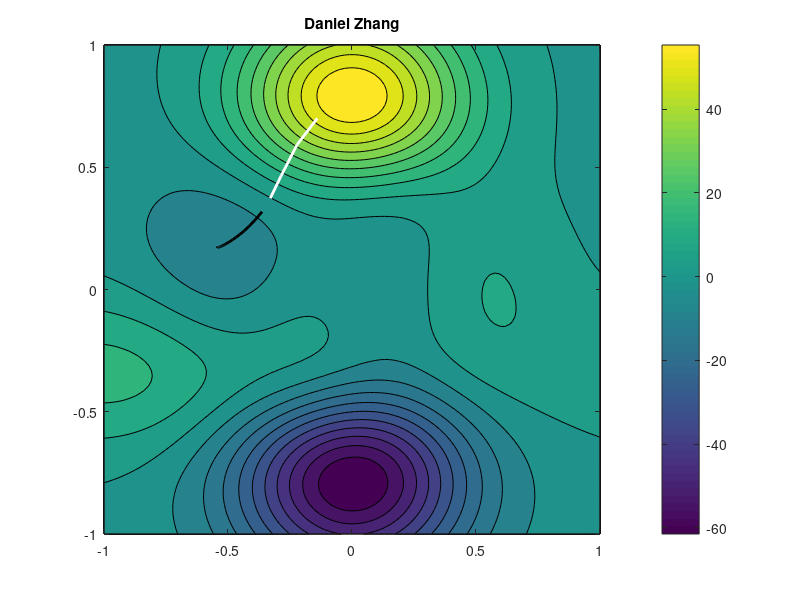

This chart was generated by the following MATLAB code:
clear; clc;

x = linspace(-1, 1, 100);
y = linspace(-1, 1, 100);
[X, Y] = meshgrid(x, y);

u = @(x, y) 3*(1-3*x).^2.*exp(-x.^2 - (3*y+1).^2) ...
    - 10*(3*x/5 - 27*x.^3 - 243*y.^5).*exp(-5*x.^2-4*y.^2) ...
    - 1/3*exp(-(3*x+1).^2-9*y.^2) + (x.^2+y.^2) - 1;

U = u(X, Y);

figure;
contourf(X, Y, U, 20);
colorbar;
hold on;

gradFun = @(r) [ ...
    -( -(18*(1-3*r(1)))*exp(-r(1)^2 - (3*r(2)+1)^2) ...
       - 6*(1-3*r(1))^2*r(1)*exp(-r(1)^2 - (3*r(2)+1)^2) ...
       - (10*(3/5-81*r(1)^2))*exp(-5*r(1)^2-4*r(2)^2) ...
       + (20*((3/5)*r(1)-27*r(1)^3-243*r(2)^5))*5*r(1)*exp(-5*r(1)^2-4*r(2)^2) ...
       - (1/3*(-18*r(1)-6))*exp(-(3*r(1)+1)^2-9*r(2)^2) + 2*r(1) ); ...
    -( 3*(1-3*r(1))^2*(-18*r(2)-6)*exp(-r(1)^2-(3*r(2)+1)^2) ...
       + 12150*r(2)^4*exp(-5*r(1)^2-4*r(2)^2) ...
       + (20*((3/5)*r(1)-27*r(1)^3-243*r(2)^5))*4*r(2)*exp(-5*r(1)^2-4*r(2)^2) ...
       + 6*r(2)*exp(-(3*r(1)+1)^2-9*r(2)^2) + 2*r(2) ) ];

odeFun = @(t, r) gradFun(r);

r0 = [-0.14; 0.7];
tspan = 0:0.001:5.0;

[t, r] = ode45(odeFun, tspan, r0);

x_stream = r(:, 1);
y_stream = r(:, 2);

u_stream = u(x_stream, y_stream);

sign_stream = sign(u_stream);
sign_stream(sign_stream == 0) = 1;

N = length(t);
seg_start = 1;
for i = 2:N
    if sign_stream(i) ~= sign_stream(i-1)
        if sign_stream(i-1) > 0
            color_seg = 'w';
        else
            color_seg = 'k';
        end
        plot(x_stream(seg_start:i-1), y_stream(seg_start:i-1), 'Color', color_seg, 'LineWidth', 2);
        seg_start = i;
    end
end
if sign_stream(end) > 0
    color_seg = 'w';
else
    color_seg = 'k';
end
plot(x_stream(seg_start:end), y_stream(seg_start:end), 'Color', color_seg, 'LineWidth', 2);

title('Daniel Zhang');


hold off;

x_stream = r(:,1);
y_stream = r(:,2);
z_stream = u(x_stream, y_stream);

dx = diff(x_stream);
dy = diff(y_stream);
dz = diff(z_stream);

ds = sqrt(dx.^2 + dy.^2 + dz.^2);

L = sum(ds);

fprintf(' %.5f \n', L);

x_source = r(1, 1);
y_source = r(1, 2);
z_source = u(x_source, y_source);

x_end = r(end, 1);
y_end = r(end, 2);
z_end = u(x_end, y_end);

pipe_length = sqrt((x_end - x_source)^2 + (y_end - y_source)^2 + (z_end - z_source)^2);

fprintf('%.5f \n', pipe_length);

x_source = r(1, 1);
y_source = r(1, 2);
z_source = u(x_source, y_source);

x_end = r(end, 1);
y_end = r(end, 2);
z_end = u(x_end, y_end);

height_diff = abs(z_end - z_source);

fprintf('%.5f\n', height_diff);
